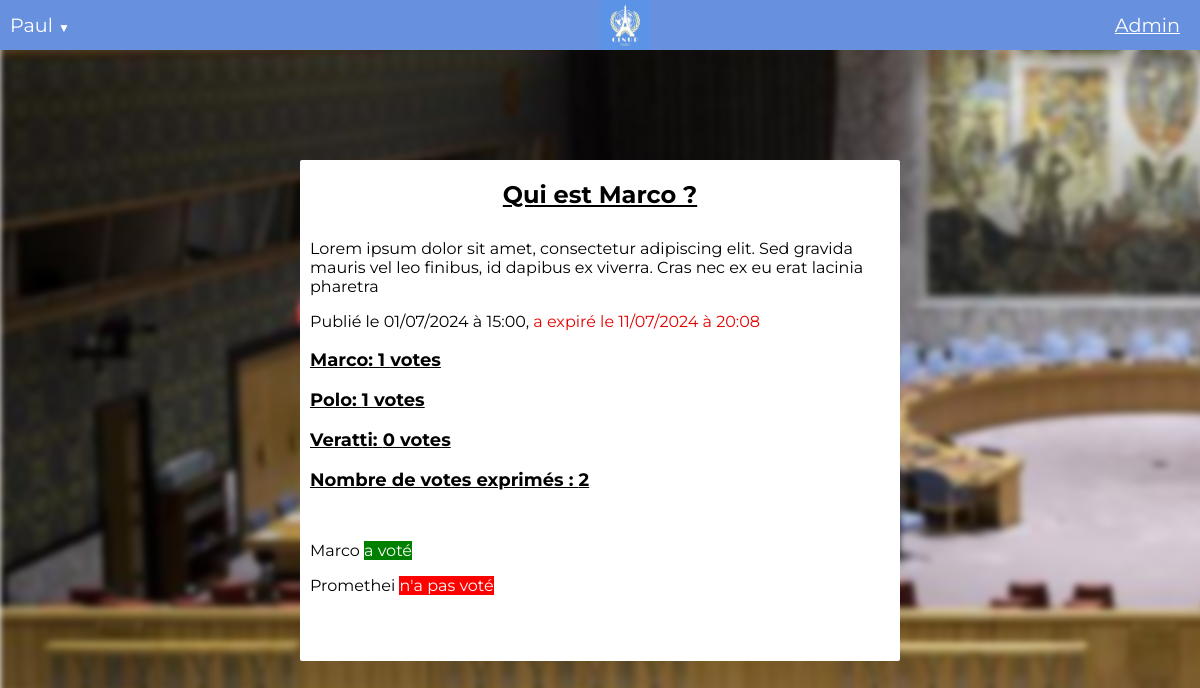
The page /question_results/1/ (signed in) on the database its author committed.
### voteApp/models.py (models this page shows, shortened)
class CustomUser(AbstractUser):
    display_name = models.CharField(max_length=255, default='')

class Question(models.Model):
    question_text = models.CharField(max_length=300)
    question_date = models.DateTimeField(null=False, default=timezone.now())
    question_expiration = models.DateTimeField(null=False, default=timezone.now()+timedelta(hours=3))
    question_desc = models.TextField(blank=True)
    question_id = models.UUIDField(default=uuid.uuid4, editable=False, unique=True)
    voters = models.ManyToManyField(settings.AUTH_USER_MODEL, related_name='voted_questions', blank=True)    # Define the string representation of the model instance

class Choice(models.Model):
    question = models.ForeignKey(Question, on_delete=models.CASCADE)
    choice_text = models.CharField(max_length=200)
    votes = models.IntegerField(default=0)
    voters = models.ManyToManyField(settings.AUTH_USER_MODEL, related_name='votes', blank=True)

### voteApp/views.py (the view)
# urls.py: path('question_results/<int:question_id>/', views.question_results,
@login_required
def question_results(request, question_id):
    User = get_user_model()
    question = get_object_or_404(Question, id=question_id)
    choices = Choice.objects.filter(question=question).prefetch_related('voters')
    users_who_voted = set()
    for choice in choices:
        users_who_voted.update(choice.voters.all())
    all_users = User.objects.exclude(is_superuser=True).exclude(is_staff=True)
    user_votes = {user: user in users_who_voted for user in all_users}
    sorted_user_votes = sorted(user_votes.items(), key=lambda item: not item[1])
    print(user_votes)
    print(sorted_user_votes)
    total_votes = len(users_who_voted)
    return render(request, 'question_results.html', {'question': question, 'choices': choices, 'user_votes': sorted_user_votes, 'total' : total_votes})

### voteApp/templates/question_results.html (shortened to what this page needs)
<!DOCTYPE html>
<html>
<head>
    {% load static %}
    <link rel="stylesheet" href="{% static 'voteApp/style.css' %}">
</head>
<body>
    <div id="topbar">
        {% if user.is_authenticated %}
        <div id="username" class="username">{{ user.display_name }}<span class="arrow">▼</span></div>
        {% endif %}
        <a href="{% url 'voteApp:index' %}">
            <img id="logo" src="{% static 'voteApp/img/android-chrome-512x512.png' %}">
        </a>
        <a href="{% url 'admin:index' %}" id="admin">Admin</a>
    </div>
    <div class="resultsBox">
        <h2 class="details-title">{{ question.question_text }}</h2>
        <p class="resultsDesc">{{ question.question_desc }}</p>
        <div class="results-dates">
            {% if question.question_expiration >= now %}
            <p>Publié le {{ question.question_date|date:"d/m/Y" }} à {{ question.question_date|time:"G:i" }}, expire le {{ question.question_expiration|date:"d/m/Y" }} à {{ question.question_expiration|time:"G:i" }}</p>
            {% else %}
            <p>Publié le {{ question.question_date|date:"d/m/Y" }} à {{ question.question_date|time:"G:i" }}, <span class="expired-question">a expiré le {{ question.question_expiration|date:"d/m/Y" }} à {{ question.question_expiration|time:"G:i" }}</span></p>
            {% endif %}
        </div>
        <div class="choices">
            {% for choice in choices %}
                <div class="choiceResults">
                    <p class="resultsChoice">{{ choice.choice_text }}: {{ choice.votes }} votes</p>
                </div>
            {% endfor %}
            <p class="resultsChoice"> Nombre de votes exprimés : {{ total }}</p>
        </div>
        <div class="voteUsers">
            {% for user, has_voted in user_votes %}
                {% if not has_voted %}
                    <p class="userVoteTxt">{{ user.display_name }} <span class="negVote">n'a pas voté</span></p>
                {% elif has_voted %}
                    <p class="userVoteTxt">{{ user.display_name }} <span class="posVote">a voté</span></p>
                {% endif %}
            {% endfor %}
        </div>
    </div>
</body>
</html>

### voteApp/static/voteApp/style.css (style rules this page uses)
html, body { width: 100%; height: 100%; margin: 0; padding: 0; font-family: "Montserrat", sans-serif; }
a:link { color: inherit; text-decoration: none; }
a { display: inline-block; }
#username { width: fit-content; }
#logo { z-index: 100; height: 50px; pointer-events: auto; position: fixed; left: 50%; top: 0%; }
.arrow { font-size: 12px; margin-left: 5px; }
#topbar { z-index: 100; width: 100vw; height: 50px; background-color: #6790de; padding: 0 10px; font-size: larger; line-height: 50px; width : 100%; position: fixed; top: 0; left: 0; color: white; }
#admin { position: fixed; top: 0%; right: 20px; pointer-events: auto; color:white; text-decoration: underline; }
.expired-question { color: rgb(229, 0, 0); font-size:medium; }
.details-title { margin-bottom: 30px; text-decoration: underline; text-align: center; }
.resultsBox { border-radius: 2px; color: black; background-color: white; position: absolute; left: 25%; top: 20%; width: 50vw; min-height: 350px; height: fit-content; padding-bottom: 50px; text-align: left; }
.resultsDesc { margin-left: 10px; }
.resultsChoice { text-decoration: underline; margin-left: 10px; font-size: large; }
.choices { font-weight: bold; }
.voteUsers { margin-top: 50px; margin-left: 10px; }
.negVote { background-color: red; color: white; }
.posVote { background-color: green; color: white; }
.results-dates { margin-left: 10px; }

### rows shown on the page
CustomUser: display_name "Paul"
Question: question_text "Qui est Marco ?", question_desc "Lorem ipsum dolor sit amet, consectetur adipiscing elit. Sed gravida mauris vel leo finibus, id dapibus ex viverra. Cras nec ex eu erat lacinia pharetra", question_date "01/07/2024", question_date "15:00", question_expiration "11/07/2024", question_expiration "20:08"
Choice: choice_text "Marco", votes "1"
Choice: choice_text "Polo", votes "1"
Choice: choice_text "Veratti", votes "0"
CustomUser: display_name "Marco"
CustomUser: display_name "Promethei"

### other values the page prints
{{ total }} "2"
